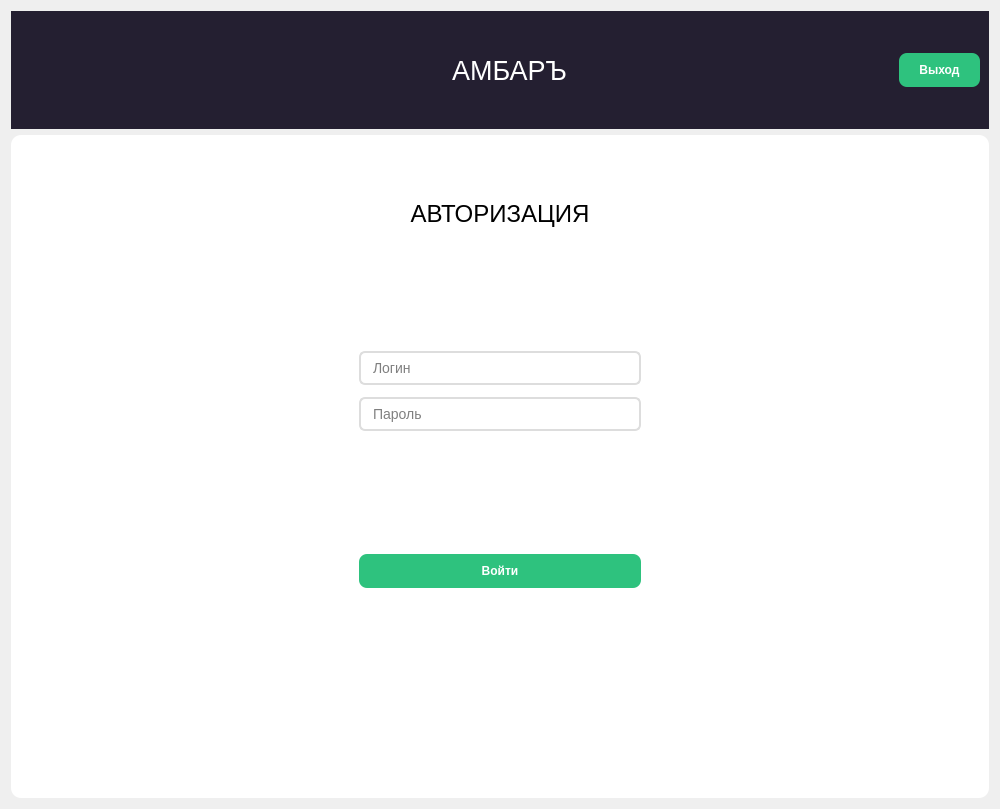
<?xml version="1.0" encoding="UTF-8"?>
<ui version="4.0">
 <class>Dialog</class>
 <widget class="QDialog" name="Dialog">
  <property name="geometry">
   <rect>
    <x>0</x>
    <y>0</y>
    <width>1000</width>
    <height>809</height>
   </rect>
  </property>
  <property name="minimumSize">
   <size>
    <width>1000</width>
    <height>600</height>
   </size>
  </property>
  <property name="windowTitle">
   <string>Учет заявок на ремонт оргтехники</string>
  </property>
  <property name="windowIcon">
   <iconset theme="accessories-dictionary">
    <selectedon>../../../../../logo.png</selectedon>
   </iconset>
  </property>
  <property name="toolTipDuration">
   <number>0</number>
  </property>
  <property name="styleSheet">
   <string notr="true">QMainWindow {
  background-color: qlineargradient(x1:0, y1:0, x2:0, y2:1,
                                    stop:0 #5A7BD5, stop:1 #2C50BE);
}

QStackedWidget {
  background-color: #FFFFFF;
  border-radius: 10px;
  padding: 15px;
  /* Тень */
  box-shadow: 0px 4px 8px rgba(0,0,0,0.1);
}
QPushButton {
  background-color: #67BA80;
  border: none;
  border-radius: 8px;
  color: white;
  padding: 10px 20px;
  font-weight: bold;
  transition: background-color 0.3s ease;
}

QPushButton:hover {
  background-color: #57A970;
}

QPushButton:pressed {
  background-color: #4A8C5E;
}

/* Красные кнопки &quot;Выйти&quot;, &quot;Удалить&quot; */

QPushButton#backButton, QPushButton#btnLogout, QPushButton#deleteEmployeeButton, QPushButton#deleteStorageButton, QPushButton#deletePartnerButton {
  background-color: #E74C3C;
  border-radius: 8px;
  color: white;
}

QPushButton#backButton:hover, QPushButton#btnLogout:hover, QPushButton#deleteEmployeeButton:hover, QPushButton#deleteStorageButton:hover, QPushButton#deletePartnerButton:hover {
  background-color: #C0392B;
}

QLabel#titleLabel, QLabel#loginTitle {
  color: #FFFFFF;
  text-shadow: 1px 1px 2px rgba(0, 0, 0, 0.4);
  font-family: &quot;Segoe UI&quot;;
  font-weight: 700;
}
QLineEdit, QComboBox, QSpinBox {
  border: 2px solid #ddd;
  border-radius: 6px;
  padding: 6px 10px;
  font-size: 14px;
}

QLineEdit:focus, QComboBox:focus, QSpinBox:focus {
  border-color: #67BA80;
  outline: none;
  background-color: #f9fff9;
}
QListWidget {
  background-color: #fff;
  border: 1px solid #ccc;
  border-radius: 8px;
  padding: 5px;
}

QListWidget::item {
  margin: 4px 0;
  padding: 12px;
  border-radius: 6px;
}

QListWidget::item:selected {
  background-color: #67BA80;
  color: white;
}

</string>
  </property>
  <property name="sizeGripEnabled">
   <bool>false</bool>
  </property>
  <layout class="QGridLayout" name="gridLayout">
   <item row="2" column="0">
    <layout class="QHBoxLayout" name="horizontalLayout_2">
     <item>
      <widget class="QStackedWidget" name="stackedWidget">
       <property name="layoutDirection">
        <enum>Qt::LeftToRight</enum>
       </property>
       <property name="autoFillBackground">
        <bool>false</bool>
       </property>
       <property name="styleSheet">
        <string notr="true"/>
       </property>
       <property name="currentIndex">
        <number>0</number>
       </property>
       <widget class="QWidget" name="Avtorisation">
        <property name="layoutDirection">
         <enum>Qt::LeftToRight</enum>
        </property>
        <layout class="QGridLayout" name="gridLayout_2">
         <property name="leftMargin">
          <number>50</number>
         </property>
         <property name="topMargin">
          <number>50</number>
         </property>
         <property name="rightMargin">
          <number>50</number>
         </property>
         <property name="bottomMargin">
          <number>50</number>
         </property>
         <item row="0" column="1">
          <layout class="QVBoxLayout" name="verticalLayout">
           <property name="spacing">
            <number>12</number>
           </property>
           <item>
            <widget class="QLabel" name="label_3">
             <property name="font">
              <font>
               <pointsize>18</pointsize>
               <weight>50</weight>
               <italic>false</italic>
               <bold>false</bold>
              </font>
             </property>
             <property name="text">
              <string>АВТОРИЗАЦИЯ</string>
             </property>
             <property name="scaledContents">
              <bool>false</bool>
             </property>
             <property name="alignment">
              <set>Qt::AlignCenter</set>
             </property>
            </widget>
           </item>
           <item>
            <spacer name="verticalSpacer">
             <property name="orientation">
              <enum>Qt::Vertical</enum>
             </property>
             <property name="sizeHint" stdset="0">
              <size>
               <width>20</width>
               <height>40</height>
              </size>
             </property>
            </spacer>
           </item>
           <item>
            <widget class="QLineEdit" name="LoginField">
             <property name="placeholderText">
              <string>Логин</string>
             </property>
            </widget>
           </item>
           <item>
            <widget class="QLineEdit" name="PasswordField">
             <property name="placeholderText">
              <string>Пароль</string>
             </property>
            </widget>
           </item>
           <item>
            <spacer name="verticalSpacer_3">
             <property name="orientation">
              <enum>Qt::Vertical</enum>
             </property>
             <property name="sizeHint" stdset="0">
              <size>
               <width>20</width>
               <height>40</height>
              </size>
             </property>
            </spacer>
           </item>
           <item>
            <widget class="QPushButton" name="SignInButton">
             <property name="font">
              <font>
               <weight>75</weight>
               <bold>true</bold>
              </font>
             </property>
             <property name="styleSheet">
              <string notr="true">background-color: rgb(46, 194, 126);</string>
             </property>
             <property name="text">
              <string>Войти</string>
             </property>
            </widget>
           </item>
           <item>
            <spacer name="verticalSpacer_2">
             <property name="orientation">
              <enum>Qt::Vertical</enum>
             </property>
             <property name="sizeHint" stdset="0">
              <size>
               <width>20</width>
               <height>40</height>
              </size>
             </property>
            </spacer>
           </item>
           <item>
            <widget class="QLabel" name="ErrorField">
             <property name="font">
              <font>
               <pointsize>14</pointsize>
               <weight>50</weight>
               <italic>false</italic>
               <bold>false</bold>
              </font>
             </property>
             <property name="styleSheet">
              <string notr="true">color: rgb(255, 0, 0);</string>
             </property>
             <property name="text">
              <string/>
             </property>
             <property name="alignment">
              <set>Qt::AlignCenter</set>
             </property>
            </widget>
           </item>
          </layout>
         </item>
         <item row="0" column="0">
          <spacer name="horizontalSpacer_2">
           <property name="orientation">
            <enum>Qt::Horizontal</enum>
           </property>
           <property name="sizeHint" stdset="0">
            <size>
             <width>40</width>
             <height>20</height>
            </size>
           </property>
          </spacer>
         </item>
         <item row="0" column="2">
          <spacer name="horizontalSpacer_3">
           <property name="orientation">
            <enum>Qt::Horizontal</enum>
           </property>
           <property name="sizeHint" stdset="0">
            <size>
             <width>40</width>
             <height>20</height>
            </size>
           </property>
          </spacer>
         </item>
        </layout>
       </widget>
       <widget class="QWidget" name="addusers">
        <layout class="QGridLayout" name="gridLayout_6">
         <item row="0" column="0">
          <layout class="QHBoxLayout" name="horizontalLayout_5">
           <item>
            <spacer name="horizontalSpacer_6">
             <property name="orientation">
              <enum>Qt::Horizontal</enum>
             </property>
             <property name="sizeHint" stdset="0">
              <size>
               <width>40</width>
               <height>20</height>
              </size>
             </property>
            </spacer>
           </item>
           <item>
            <widget class="QLabel" name="label_5">
             <property name="font">
              <font>
               <pointsize>18</pointsize>
              </font>
             </property>
             <property name="text">
              <string>Добавление пользователя</string>
             </property>
            </widget>
           </item>
           <item>
            <spacer name="horizontalSpacer_7">
             <property name="orientation">
              <enum>Qt::Horizontal</enum>
             </property>
             <property name="sizeHint" stdset="0">
              <size>
               <width>40</width>
               <height>20</height>
              </size>
             </property>
            </spacer>
           </item>
          </layout>
         </item>
         <item row="1" column="0">
          <layout class="QVBoxLayout" name="verticalLayout_4">
           <item>
            <widget class="QTableWidget" name="tableWidget"/>
           </item>
           <item>
            <widget class="QLineEdit" name="lineEdit">
             <property name="text">
              <string/>
             </property>
             <property name="placeholderText">
              <string>Telegram ID</string>
             </property>
            </widget>
           </item>
           <item>
            <widget class="QLineEdit" name="lineEdit_2">
             <property name="placeholderText">
              <string>ФИО</string>
             </property>
            </widget>
           </item>
           <item>
            <widget class="QComboBox" name="comboBox">
             <item>
              <property name="text">
               <string>Роль</string>
              </property>
             </item>
            </widget>
           </item>
           <item>
            <widget class="QLineEdit" name="lineEdit_3">
             <property name="placeholderText">
              <string>Логин</string>
             </property>
            </widget>
           </item>
           <item>
            <widget class="QLineEdit" name="lineEdit_4">
             <property name="placeholderText">
              <string>Пароль</string>
             </property>
            </widget>
           </item>
          </layout>
         </item>
         <item row="2" column="0">
          <layout class="QHBoxLayout" name="addusers_2">
           <item>
            <widget class="QPushButton" name="addus">
             <property name="text">
              <string>Добавить</string>
             </property>
            </widget>
           </item>
           <item>
            <widget class="QPushButton" name="apdateuser">
             <property name="text">
              <string>Изменить</string>
             </property>
            </widget>
           </item>
           <item>
            <widget class="QPushButton" name="deleteuser">
             <property name="text">
              <string>Удалить</string>
             </property>
            </widget>
           </item>
          </layout>
         </item>
         <item row="3" column="0">
          <widget class="QPushButton" name="pushButton_4">
           <property name="text">
            <string>Назад</string>
           </property>
          </widget>
         </item>
        </layout>
       </widget>
       <widget class="QWidget" name="user">
        <layout class="QGridLayout" name="gridLayout_4">
         <item row="1" column="0">
          <widget class="QListWidget" name="listWidget"/>
         </item>
         <item row="0" column="0">
          <layout class="QHBoxLayout" name="navigation"/>
         </item>
         <item row="2" column="0">
          <layout class="QHBoxLayout" name="horizontalLayout_3">
           <item>
            <widget class="QPushButton" name="importButton">
             <property name="minimumSize">
              <size>
               <width>100</width>
               <height>0</height>
              </size>
             </property>
             <property name="styleSheet">
              <string notr="true">background-color: rgb(46, 194, 126);</string>
             </property>
             <property name="text">
              <string>Импортировать заказы</string>
             </property>
            </widget>
           </item>
           <item>
            <widget class="QPushButton" name="lagPage">
             <property name="styleSheet">
              <string notr="true">background-color: rgb(46, 194, 126);</string>
             </property>
             <property name="text">
              <string>Заказать поставку</string>
             </property>
            </widget>
           </item>
           <item>
            <widget class="QPushButton" name="adduser">
             <property name="styleSheet">
              <string notr="true">background-color: rgb(46, 194, 126);</string>
             </property>
             <property name="text">
              <string>Добавить пользователя</string>
             </property>
            </widget>
           </item>
           <item>
            <widget class="QPushButton" name="sait">
             <property name="minimumSize">
              <size>
               <width>100</width>
               <height>0</height>
              </size>
             </property>
             <property name="styleSheet">
              <string notr="true">background-color: rgb(46, 194, 126);</string>
             </property>
             <property name="text">
              <string>На сайт компании</string>
             </property>
            </widget>
           </item>
          </layout>
         </item>
        </layout>
       </widget>
       <widget class="QWidget" name="product">
        <layout class="QGridLayout" name="gridLayout_3">
         <item row="0" column="0">
          <layout class="QVBoxLayout" name="verticalLayout_2">
           <item>
            <widget class="QListWidget" name="listWidget_2">
             <property name="minimumSize">
              <size>
               <width>0</width>
               <height>400</height>
              </size>
             </property>
            </widget>
           </item>
           <item>
            <layout class="QFormLayout" name="formLayout">
             <item row="0" column="1">
              <widget class="QComboBox" name="productcomboBox">
               <property name="currentText">
                <string>Продукт</string>
               </property>
               <item>
                <property name="text">
                 <string>Продукт</string>
                </property>
               </item>
              </widget>
             </item>
             <item row="1" column="1">
              <widget class="QSpinBox" name="countspinBox">
               <property name="specialValueText">
                <string>Кол-во продукта </string>
               </property>
              </widget>
             </item>
            </layout>
           </item>
           <item>
            <widget class="QPushButton" name="add">
             <property name="text">
              <string>Заказать товар</string>
             </property>
            </widget>
           </item>
          </layout>
         </item>
         <item row="1" column="0">
          <widget class="QPushButton" name="add_2">
           <property name="text">
            <string>Скачать заявку на поставку</string>
           </property>
          </widget>
         </item>
         <item row="2" column="0">
          <widget class="QPushButton" name="add_3">
           <property name="text">
            <string>Назад</string>
           </property>
          </widget>
         </item>
        </layout>
       </widget>
       <widget class="QWidget" name="searchPage">
        <layout class="QGridLayout" name="gridLayout_5">
         <item row="2" column="1">
          <spacer name="verticalSpacer_6">
           <property name="orientation">
            <enum>Qt::Vertical</enum>
           </property>
           <property name="sizeHint" stdset="0">
            <size>
             <width>20</width>
             <height>40</height>
            </size>
           </property>
          </spacer>
         </item>
         <item row="1" column="0">
          <spacer name="horizontalSpacer_4">
           <property name="orientation">
            <enum>Qt::Horizontal</enum>
           </property>
           <property name="sizeHint" stdset="0">
            <size>
             <width>300</width>
             <height>20</height>
            </size>
           </property>
          </spacer>
         </item>
         <item row="1" column="2">
          <spacer name="horizontalSpacer_5">
           <property name="orientation">
            <enum>Qt::Horizontal</enum>
           </property>
           <property name="sizeHint" stdset="0">
            <size>
             <width>300</width>
             <height>20</height>
            </size>
           </property>
          </spacer>
         </item>
         <item row="1" column="1">
          <layout class="QVBoxLayout" name="verticalLayout_3">
           <item>
            <widget class="QLabel" name="label_4">
             <property name="font">
              <font>
               <pointsize>18</pointsize>
               <weight>50</weight>
               <bold>false</bold>
               <underline>false</underline>
               <kerning>true</kerning>
              </font>
             </property>
             <property name="text">
              <string>Назначить сборщика</string>
             </property>
            </widget>
           </item>
           <item>
            <spacer name="verticalSpacer_5">
             <property name="orientation">
              <enum>Qt::Vertical</enum>
             </property>
             <property name="sizeHint" stdset="0">
              <size>
               <width>20</width>
               <height>40</height>
              </size>
             </property>
            </spacer>
           </item>
           <item>
            <widget class="QLineEdit" name="orderIdInput">
             <property name="placeholderText">
              <string>Номер заказа</string>
             </property>
            </widget>
           </item>
           <item>
            <widget class="QComboBox" name="statusComboBox">
             <item>
              <property name="text">
               <string>Сборщики</string>
              </property>
             </item>
             <item>
              <property name="text">
               <string>В ожидании</string>
              </property>
             </item>
             <item>
              <property name="text">
               <string/>
              </property>
             </item>
             <item>
              <property name="text">
               <string>Выполнено</string>
              </property>
             </item>
             <item>
              <property name="text">
               <string>Отменено</string>
              </property>
             </item>
            </widget>
           </item>
           <item>
            <spacer name="verticalSpacer_4">
             <property name="orientation">
              <enum>Qt::Vertical</enum>
             </property>
             <property name="sizeHint" stdset="0">
              <size>
               <width>20</width>
               <height>40</height>
              </size>
             </property>
            </spacer>
           </item>
           <item>
            <widget class="QPushButton" name="search">
             <property name="styleSheet">
              <string notr="true">background-color: rgb(46, 194, 126);</string>
             </property>
             <property name="text">
              <string>Назначить сборщика</string>
             </property>
            </widget>
           </item>
           <item>
            <spacer name="verticalSpacer_8">
             <property name="orientation">
              <enum>Qt::Vertical</enum>
             </property>
             <property name="sizeHint" stdset="0">
              <size>
               <width>20</width>
               <height>40</height>
              </size>
             </property>
            </spacer>
           </item>
           <item>
            <widget class="QPushButton" name="AvtorButton_2">
             <property name="font">
              <font>
               <weight>75</weight>
               <bold>true</bold>
              </font>
             </property>
             <property name="styleSheet">
              <string notr="true">background-color: rgb(46, 194, 126);</string>
             </property>
             <property name="text">
              <string>Назад</string>
             </property>
            </widget>
           </item>
           <item>
            <widget class="QPushButton" name="nacklad">
             <property name="text">
              <string>Создать накладную</string>
             </property>
            </widget>
           </item>
          </layout>
         </item>
         <item row="0" column="1">
          <spacer name="verticalSpacer_7">
           <property name="orientation">
            <enum>Qt::Vertical</enum>
           </property>
           <property name="sizeHint" stdset="0">
            <size>
             <width>20</width>
             <height>40</height>
            </size>
           </property>
          </spacer>
         </item>
        </layout>
       </widget>
      </widget>
     </item>
    </layout>
   </item>
   <item row="0" column="0">
    <widget class="QWidget" name="widget" native="true">
     <property name="styleSheet">
      <string notr="true">background-color: rgb(36, 31, 49);</string>
     </property>
     <layout class="QHBoxLayout" name="horizontalLayout">
      <item>
       <spacer name="horizontalSpacer_8">
        <property name="orientation">
         <enum>Qt::Horizontal</enum>
        </property>
        <property name="sizeHint" stdset="0">
         <size>
          <width>40</width>
          <height>20</height>
         </size>
        </property>
       </spacer>
      </item>
      <item>
       <widget class="QLabel" name="label">
        <property name="minimumSize">
         <size>
          <width>100</width>
          <height>100</height>
         </size>
        </property>
        <property name="maximumSize">
         <size>
          <width>100</width>
          <height>100</height>
         </size>
        </property>
        <property name="text">
         <string/>
        </property>
        <property name="textFormat">
         <enum>Qt::AutoText</enum>
        </property>
        <property name="pixmap">
         <pixmap>../media/am-Photoroom (1).png</pixmap>
        </property>
        <property name="scaledContents">
         <bool>true</bool>
        </property>
       </widget>
      </item>
      <item>
       <widget class="QLabel" name="label_2">
        <property name="font">
         <font>
          <family>MS Shell Dlg 2</family>
          <pointsize>20</pointsize>
          <weight>50</weight>
          <italic>false</italic>
          <bold>false</bold>
         </font>
        </property>
        <property name="styleSheet">
         <string notr="true">color: rgb(255, 255, 255);
font: 75 8pt &quot;MS Shell Dlg 2&quot;;
font: 20pt &quot;MS Shell Dlg 2&quot;;</string>
        </property>
        <property name="text">
         <string>АМБАРЪ</string>
        </property>
        <property name="alignment">
         <set>Qt::AlignCenter</set>
        </property>
       </widget>
      </item>
      <item>
       <spacer name="horizontalSpacer">
        <property name="orientation">
         <enum>Qt::Horizontal</enum>
        </property>
        <property name="sizeHint" stdset="0">
         <size>
          <width>40</width>
          <height>20</height>
         </size>
        </property>
       </spacer>
      </item>
      <item>
       <widget class="QPushButton" name="AvtorButton">
        <property name="font">
         <font>
          <weight>75</weight>
          <bold>true</bold>
         </font>
        </property>
        <property name="styleSheet">
         <string notr="true">background-color: rgb(46, 194, 126);</string>
        </property>
        <property name="text">
         <string>Выход</string>
        </property>
       </widget>
      </item>
     </layout>
    </widget>
   </item>
  </layout>
 </widget>
 <resources/>
 <connections/>
</ui>
